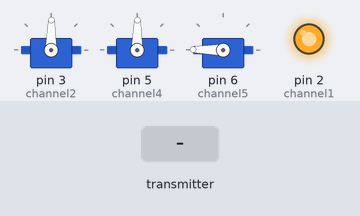
This sketch was run on a simulated Arduino Uno, built with avr-gcc and run on an emulated ATmega328P. On the bench: 3 × servo, output pins drawn as LEDs (lit = HIGH). The inputs (shaded band) are chosen by the test bench. No radio packets arrive unless stated; what the sketch prints to the serial monitor is not drawn.

Above: at 1.2 s.
1.3 s: the transmitter starts sending j1PotX = 0
At 2.5 s:
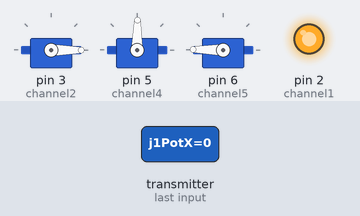
2.8 s: the transmitter starts sending j1PotY = 0
At 3.7 s:
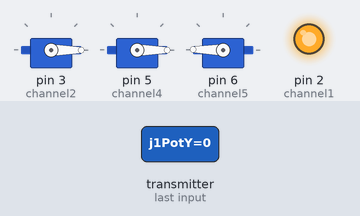
4.3 s: the transmitter starts sending pot1 = 0
At 4.8 s:
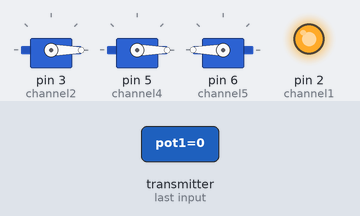
Timing chart, 0 to 7.3 s (numbered marks = the images above; inputs shaded):
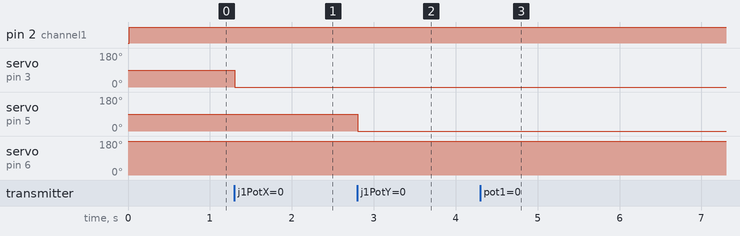

The sketch:

RC_Receiver_Test.ino
```cpp
#include <Servo.h>
#include <SPI.h>
#include <nRF24L01.h>
#include <RF24.h>

struct MyData {
  byte j1PotX;
  byte j1PotY;
  byte j2PotX;
  byte j2PotY;
  byte pot1;
  byte pot2;
  byte tSwitch1;
  byte tSwitch2;
  byte button1;
  byte button2;
};

MyData data;
unsigned long lastRecvTime = 0;

RF24 radio(7, 8);
const uint64_t pipeIn = 0xE8E8F0F0E1LL;

#define channel1 2
#define channel3 4

#define channel2 3
#define channel4 5
#define channel5 6
#define channel6 9
#define channel7 10


Servo servo1;
Servo servo2;
Servo servo3;

void setup() {
  Serial.begin(9600);

  pinMode(channel1, OUTPUT);

  servo1.attach(channel2);
  servo2.attach(channel4);
  servo3.attach(channel5);

  resetData();

  radio.begin();
  radio.setAutoAck(false);
  radio.setDataRate(RF24_250KBPS);

  radio.openReadingPipe(1, pipeIn);
  radio.startListening();
}

void loop() {
  recvData();
  unsigned long now = millis();
  if (now - lastRecvTime > 1000) {
    Serial.println("Signal lost!");
    resetData();
  }

  //delay(250);
  digitalWrite(channel1, data.tSwitch1 == 1 ? HIGH : LOW);
  servo1.write(map(data.j1PotX, 0, 255, 0, 180));
  servo2.write(map(data.j1PotY, 0, 255, 0, 180));
  servo3.write(map(data.pot1, 255, 0, 0, 180));
}

void recvData() {
  while (radio.available()) {
    radio.read(&data, sizeof(MyData));

    /*analogWrite(throtle_pin, data.throttle);
        servo_yaw.write(map(data.yaw, 0, 255, 0, 180));
        servo_pitch.write(map(data.pitch, 0, 255, 0, 180));
        servo_roll.write(map(data.roll, 0, 255, 0, 180));*/

    /*Serial.print(data.j1PotX);
    Serial.print(", ");
    Serial.print(data.j1PotY);
    Serial.print(", ");
    Serial.print(data.j2PotX);
    Serial.print(", ");
    Serial.print(data.j2PotY);
    Serial.print(", ");
    Serial.print(data.pot1);
    Serial.print(", ");
    Serial.print(data.pot2);
    Serial.print(", ");
    Serial.print(data.tSwitch1);
    Serial.print(", ");
    Serial.print(data.tSwitch2);
    Serial.print(", ");
    Serial.print(data.button1);
    Serial.print(", ");
    Serial.println(data.button2);*/

    lastRecvTime = millis();
  }
}

void resetData() {
  data.j1PotX = 127;
  data.j1PotY = 127;
  data.j2PotX = 127;
  data.j2PotY = 127;
  data.pot1 = 1;
  data.pot2 = 1;
  data.tSwitch1 = 1;
  data.tSwitch2 = 1;
  data.button1 = 1;
  data.button2 = 1;
}
```

Measured:
- after the input at 1.3 s, servo on pin 3 (channel2): 89° → 0° at once
- after the input at 2.8 s, servo on pin 5 (channel4): 89° → 0° at once
- after the input at 4.3 s, servo on pin 6 (channel5): 179° → 180° at once
